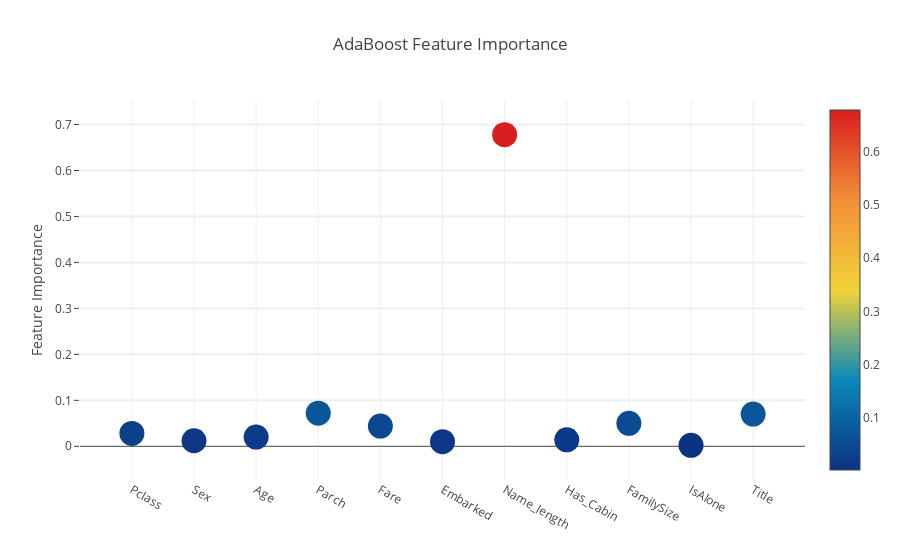

Notebook cell for this chart:
### Code cell
# Scatter plot 
trace = go.Scatter(
    y = feature_dataframe['AdaBoost feature importances'].values,
    x = feature_dataframe['features'].values,
    mode='markers',
    marker=dict(
        sizemode = 'diameter',
        sizeref = 1,
        size = 25,
#       size= feature_dataframe['AdaBoost feature importances'].values,
        #color = np.random.randn(500), #set color equal to a variable
        color = feature_dataframe['AdaBoost feature importances'].values,
        colorscale='Portland',
        showscale=True
    ),
    text = feature_dataframe['features'].values
)
data = [trace]

layout= go.Layout(
    autosize= True,
    title= 'AdaBoost Feature Importance',
    hovermode= 'closest',
#     xaxis= dict(
#         title= 'Pop',
#         ticklen= 5,
#         zeroline= False,
#         gridwidth= 2,
#     ),
    yaxis=dict(
        title= 'Feature Importance',
        ticklen= 5,
        gridwidth= 2
    ),
    showlegend= False
)
fig = go.Figure(data=data, layout=layout)
py.iplot(fig,filename='scatter2010')

### Figure 1 — Plotly figure (JSON) as saved in the notebook; plotly's stock layout.template omitted (floating-point values rounded to 4 significant figures)
{"data": [{"marker": {"color": [0.028, 0.012, 0.02, 0.072, 0.044, 0.01, 0.678, 0.014, 0.05, 0.002, 0.07], "colorscale": "Portland", "showscale": true, "size": 25, "sizemode": "diameter", "sizeref": 1}, "mode": "markers", "text": ["Pclass", "Sex", "Age", "Parch", "Fare", "Embarked", "Name_length", "Has_Cabin", "FamilySize", "IsAlone", "Title"], "type": "scatter", "x": ["Pclass", "Sex", "Age", "Parch", "Fare", "Embarked", "Name_length", "Has_Cabin", "FamilySize", "IsAlone", "Title"], "y": [0.028, 0.012, 0.02, 0.072, 0.044, 0.01, 0.678, 0.014, 0.05, 0.002, 0.07]}], "layout": {"autosize": true, "hovermode": "closest", "showlegend": false, "title": "AdaBoost Feature Importance", "yaxis": {"gridwidth": 2, "ticklen": 5, "title": "Feature Importance"}}}
